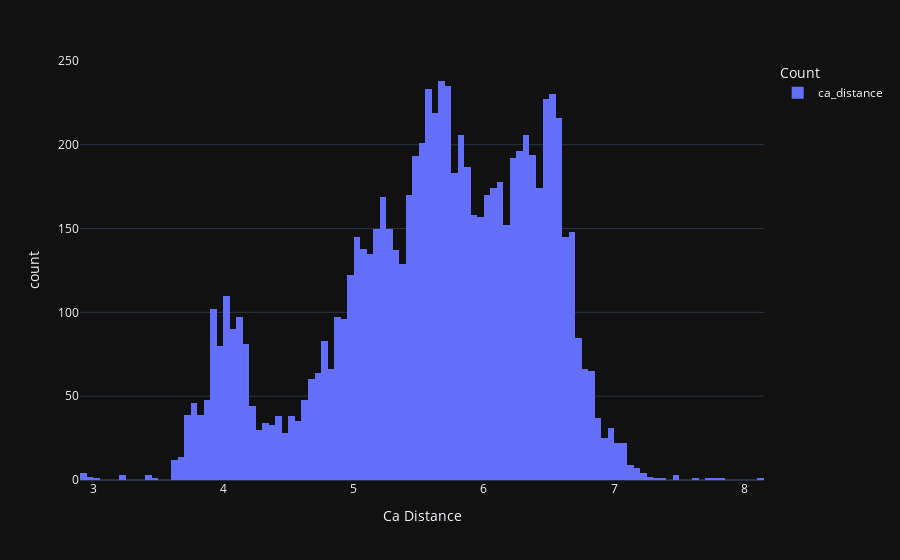

Source (notebook cell):
### Markdown cell above
#bad_SS_list.display(style='sb')

### Code cell
labels = {'value': 'Ca Distance', 'variable': 'Count'}
cols = ['ca_distance']
data = SS_df[cols].copy()
px.histogram(SS_df['ca_distance'], labels=labels, template='plotly_dark')
#px.histogram(SS_df[cols], labels=labels)

### Figure 1 — Plotly figure (JSON) as saved in the notebook; plotly's stock layout.template omitted (floating-point values rounded to 4 significant figures; data arrays with more than 128 entries replaced by an {"elided": "..."} marker saying what was removed)
{"data": [{"alignmentgroup": "True", "bingroup": "x", "hovertemplate": "Count=ca_distance<br>Ca Distance=%{x}<br>count=%{y}<extra></extra>", "legendgroup": "ca_distance", "marker": {"color": "#636efa", "pattern": {"shape": ""}}, "name": "ca_distance", "offsetgroup": "ca_distance", "orientation": "v", "showlegend": true, "type": "histogram", "x": {"elided": "8208 float values"}, "xaxis": "x", "yaxis": "y"}], "layout": {"barmode": "relative", "legend": {"title": {"text": "Count"}, "tracegroupgap": 0}, "margin": {"t": 60}, "xaxis": {"anchor": "y", "domain": [0, 1], "title": {"text": "Ca Distance"}}, "yaxis": {"anchor": "x", "domain": [0, 1], "title": {"text": "count"}}}}
